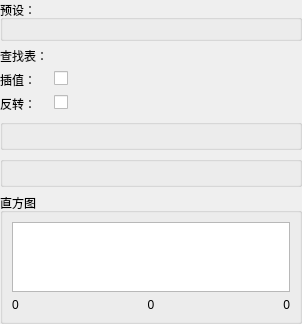
<ui version="4.0">
 <class>qSlicerScalarVolumeDisplayWidget</class>
 <widget class="qSlicerWidget" name="qSlicerScalarVolumeDisplayWidget">
  <property name="geometry">
   <rect>
    <x>0</x>
    <y>0</y>
    <width>302</width>
    <height>224</height>
   </rect>
  </property>
  <property name="windowTitle">
   <string>标量体积显示</string>
  </property>
  <layout class="QFormLayout" name="formLayout">
   <property name="leftMargin">
    <number>0</number>
   </property>
   <property name="topMargin">
    <number>0</number>
   </property>
   <property name="rightMargin">
    <number>0</number>
   </property>
   <property name="bottomMargin">
    <number>0</number>
   </property>
   <item row="0" column="0" colspan="2">
    <widget class="QGroupBox" name="PresetsGroupBox">
     <property name="sizePolicy">
      <sizepolicy hsizetype="Expanding" vsizetype="Fixed">
       <horstretch>0</horstretch>
       <verstretch>0</verstretch>
      </sizepolicy>
     </property>
     <property name="title">
      <string>预设：</string>
     </property>
     <layout class="QHBoxLayout" name="horizontalLayout">
      <property name="spacing">
       <number>0</number>
      </property>
      <property name="leftMargin">
       <number>0</number>
      </property>
      <property name="rightMargin">
       <number>0</number>
      </property>
     </layout>
    </widget>
   </item>
   <item row="1" column="0">
    <widget class="QLabel" name="LookupTableLabel">
     <property name="text">
      <string>查找表：</string>
     </property>
    </widget>
   </item>
   <item row="1" column="1">
    <widget class="qMRMLColorTableComboBox" name="ColorTableComboBox">
     <property name="toolTip">
      <string>选择标量体积到颜色的颜色映射。</string>
     </property>
     <property name="showChildNodeTypes">
      <bool>true</bool>
     </property>
     <property name="addEnabled">
      <bool>false</bool>
     </property>
     <property name="removeEnabled">
      <bool>false</bool>
     </property>
    </widget>
   </item>
   <item row="2" column="0">
    <widget class="QLabel" name="InterpolateLabel">
     <property name="text">
      <string>插值：</string>
     </property>
    </widget>
   </item>
   <item row="2" column="1">
    <widget class="QCheckBox" name="InterpolateCheckbox">
     <property name="toolTip">
      <string>选中时，切片视图将显示通过输入体积的线性插值切片。未选中表示最近邻重采样。</string>
     </property>
     <property name="text">
      <string />
     </property>
    </widget>
   </item>
   <item row="3" column="0">
    <widget class="QLabel" name="InvertDisplayScalarRangeLabel">
     <property name="text">
      <string>反转：</string>
     </property>
    </widget>
   </item>
   <item row="3" column="1">
    <widget class="QCheckBox" name="InvertDisplayScalarRangeCheckbox">
     <property name="toolTip">
      <string>反转查找表中颜色的顺序以显示该体积。</string>
     </property>
     <property name="text">
      <string />
     </property>
    </widget>
   </item>
   <item row="4" column="0" colspan="2">
    <widget class="QGroupBox" name="groupBox">
     <property name="title">
      <string />
     </property>
     <layout class="QVBoxLayout" name="verticalLayout">
      <property name="leftMargin">
       <number>0</number>
      </property>
      <property name="rightMargin">
       <number>0</number>
      </property>
      <item>
       <widget class="qMRMLWindowLevelWidget" name="MRMLWindowLevelWidget" />
      </item>
     </layout>
    </widget>
   </item>
   <item row="5" column="0" colspan="2">
    <widget class="QGroupBox" name="groupBox_2">
     <property name="title">
      <string />
     </property>
     <layout class="QVBoxLayout" name="verticalLayout_2">
      <property name="leftMargin">
       <number>0</number>
      </property>
      <property name="rightMargin">
       <number>0</number>
      </property>
      <item>
       <widget class="qMRMLVolumeThresholdWidget" name="MRMLVolumeThresholdWidget" />
      </item>
     </layout>
    </widget>
   </item>
   <item row="6" column="0" colspan="2">
    <widget class="ctkCollapsibleGroupBox" name="HistogramGroupBox">
     <property name="toolTip">
      <string>显示像素数量（y轴）与图像强度（x轴）在当前窗口/级别和阈值映射背景下的关系。</string>
     </property>
     <property name="title">
      <string>直方图</string>
     </property>
     <property name="checked">
      <bool>false</bool>
     </property>
     <layout class="QVBoxLayout" name="verticalLayout_21">
      <item>
       <widget class="ctkTransferFunctionView" name="TransferFunctionView">
        <property name="minimumHeight">
         <number>150</number>
        </property>
        <property name="maximumHeight">
         <number>150</number>
        </property>
        <property name="horizontalScrollBarPolicy">
         <enum>Qt::ScrollBarAlwaysOff</enum>
        </property>
        <property name="verticalScrollBarPolicy">
         <enum>Qt::ScrollBarAlwaysOff</enum>
        </property>
        <property name="frameStyle">
         <set>QFrame::StyledPanel|QFrame::Sunken</set>
        </property>
       </widget>
      </item>
      <item>
       <layout class="QHBoxLayout" name="histogramLabelsLayout">
        <item>
         <widget class="QLabel" name="MinValueLabel">
          <property name="text">
           <string>0</string>
          </property>
          <property name="alignment">
           <set>Qt::AlignLeft|Qt::AlignVCenter</set>
          </property>
         </widget>
        </item>
        <item>
         <spacer name="horizontalSpacer_2">
          <property name="orientation">
           <enum>Qt::Horizontal</enum>
          </property>
         </spacer>
        </item>
        <item>
         <widget class="QLabel" name="CenterValueLabel">
          <property name="text">
           <string>0</string>
          </property>
          <property name="alignment">
           <set>Qt::AlignCenter|Qt::AlignVCenter</set>
          </property>
         </widget>
        </item>
        <item>
         <spacer name="horizontalSpacer_3">
          <property name="orientation">
           <enum>Qt::Horizontal</enum>
          </property>
         </spacer>
        </item>
        <item>
         <widget class="QLabel" name="MaxValueLabel">
          <property name="text">
           <string>0</string>
          </property>
          <property name="alignment">
           <set>Qt::AlignRight|Qt::AlignVCenter</set>
          </property>
         </widget>
        </item>
       </layout>
      </item>
     </layout>
    </widget>
   </item>
  </layout>
 </widget>
 <customwidgets>
  <customwidget>
   <class>qMRMLColorTableComboBox</class>
   <extends>qMRMLNodeComboBox</extends>
   <header>qMRMLColorTableComboBox.h</header>
  </customwidget>
  <customwidget>
   <class>qMRMLNodeComboBox</class>
   <extends>QWidget</extends>
   <header>qMRMLNodeComboBox.h</header>
   <container>1</container>
  </customwidget>
  <customwidget>
   <class>qMRMLVolumeThresholdWidget</class>
   <extends>QWidget</extends>
   <header>qMRMLVolumeThresholdWidget.h</header>
  </customwidget>
  <customwidget>
   <class>qMRMLWindowLevelWidget</class>
   <extends>QWidget</extends>
   <header>qMRMLWindowLevelWidget.h</header>
  </customwidget>
  <customwidget>
   <class>qSlicerWidget</class>
   <extends>QWidget</extends>
   <header>qSlicerWidget.h</header>
   <container>1</container>
  </customwidget>
  <customwidget>
   <class>ctkCollapsibleGroupBox</class>
   <extends>QGroupBox</extends>
   <header>ctkCollapsibleGroupBox.h</header>
   <container>1</container>
  </customwidget>
  <customwidget>
   <class>ctkTransferFunctionView</class>
   <extends>QGraphicsView</extends>
   <header>ctkTransferFunctionView.h</header>
  </customwidget>
 </customwidgets>
 <resources>
  <include location="../../../Resources/qSlicerVolumesModule.qrc" />
 </resources>
 <connections>
  <connection>
   <sender>qSlicerScalarVolumeDisplayWidget</sender>
   <signal>mrmlSceneChanged(vtkMRMLScene*)</signal>
   <receiver>ColorTableComboBox</receiver>
   <slot>setMRMLScene(vtkMRMLScene*)</slot>
   <hints>
    <hint type="sourcelabel">
     <x>299</x>
     <y>273</y>
    </hint>
    <hint type="destinationlabel">
     <x>271</x>
     <y>17</y>
    </hint>
   </hints>
  </connection>
 </connections>
</ui>
